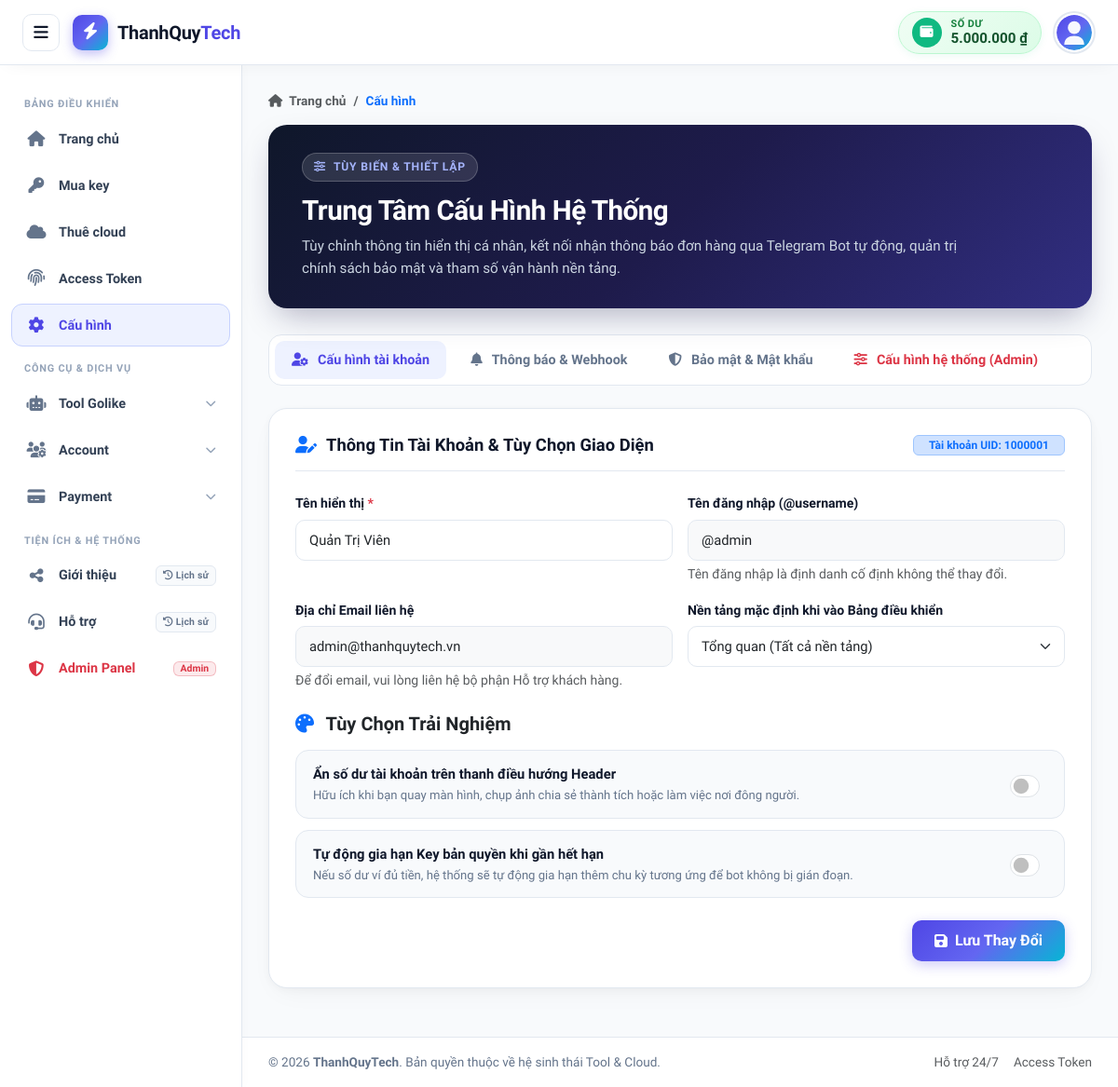
Before: /settings.php (signed in) with the older database file.
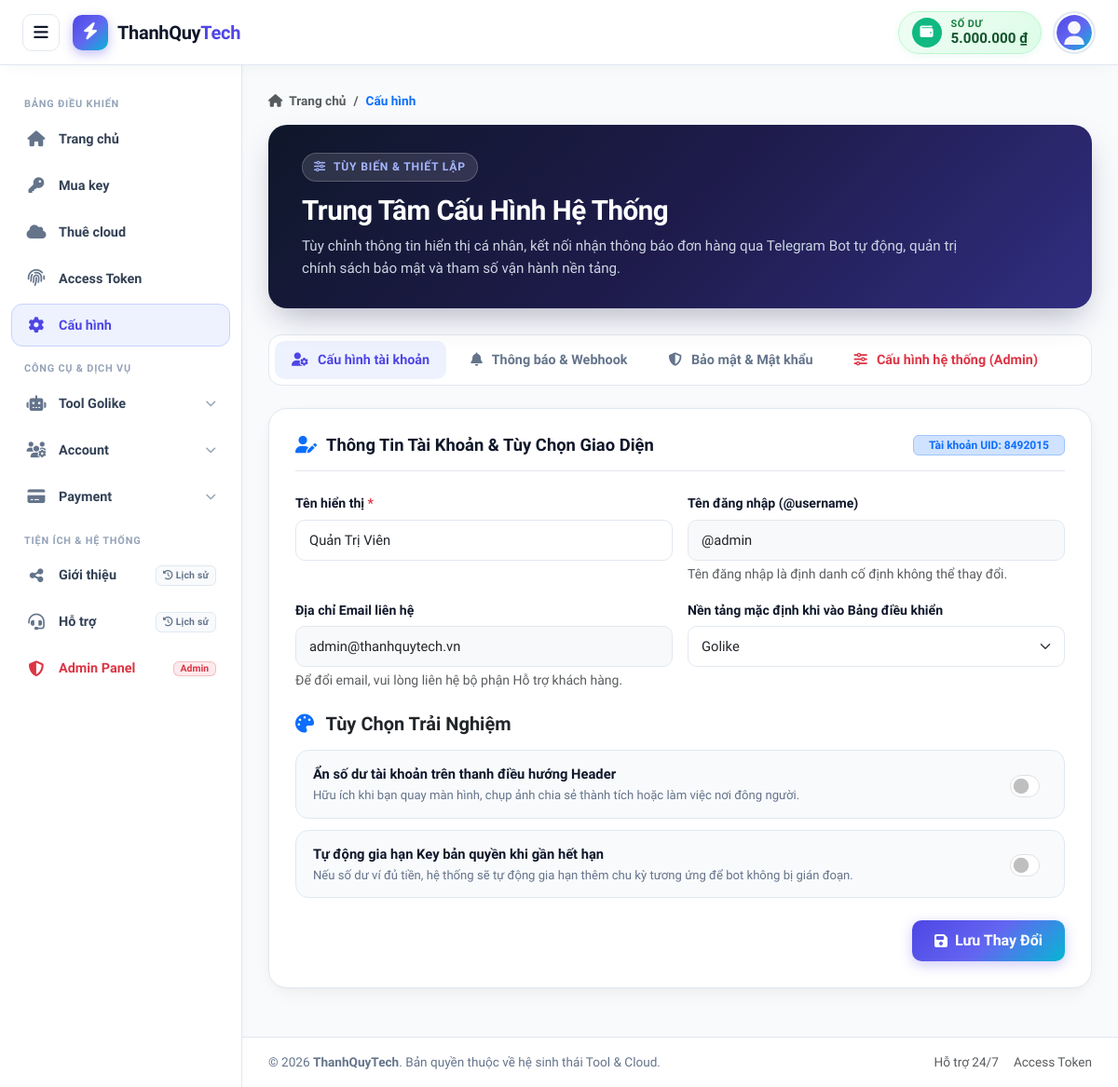
After: the same page with the newer database file.
### tables this page shows
CREATE TABLE IF NOT EXISTS `users` (
    `id` BIGINT UNSIGNED AUTO_INCREMENT PRIMARY KEY COMMENT 'Khóa chính tự tăng',
    `uid` INT UNSIGNED NOT NULL UNIQUE COMMENT 'Mã định danh riêng biệt (7 chữ số: 1000000 - 9999999)',
    `uuid` CHAR(36) NOT NULL UNIQUE COMMENT 'Định danh duy nhất chuẩn UUIDv7 liên kết giữa các bảng',
    `name` VARCHAR(100) NOT NULL COMMENT 'Tên hiển thị người dùng',
    `username` VARCHAR(50) NOT NULL UNIQUE COMMENT 'Tên đăng nhập (@tên)',
    `password` VARCHAR(255) NOT NULL COMMENT 'Mật khẩu mã hóa Hash + Salt + Stretching (BCRYPT / Argon2ID)',
    `email` VARCHAR(191) NOT NULL UNIQUE COMMENT 'Địa chỉ email duy nhất',
    `balance` DECIMAL(15, 2) NOT NULL DEFAULT 0.00 COMMENT 'Số dư tài khoản nạp vào (VND)',
    `avatar` VARCHAR(255) NOT NULL DEFAULT 'assets/images/default-avatar.svg' COMMENT 'Đường dẫn ảnh đại diện',
    `role` ENUM('Admin', 'Member') NOT NULL DEFAULT 'Member' COMMENT 'Vai trò người dùng trong hệ thống',
    `status` ENUM('Active', 'Inactive', 'Locked') NOT NULL DEFAULT 'Active' COMMENT 'Trạng thái hoạt động của tài khoản',
    `created_at` TIMESTAMP NOT NULL DEFAULT CURRENT_TIMESTAMP COMMENT 'Thời điểm tạo tài khoản',
    `updated_at` TIMESTAMP NOT NULL DEFAULT CURRENT_TIMESTAMP ON UPDATE CURRENT_TIMESTAMP COMMENT 'Thời điểm cập nhật gần nhất',
    
    INDEX `idx_users_uid` (`uid`),
    INDEX `idx_users_uuid` (`uuid`),
    INDEX `idx_users_username` (`username`),
    INDEX `idx_users_email` (`email`),
    INDEX `idx_users_status` (`status`)
);

### config/config.php (called while the page is built, shortened)
<?php
function format_currency($amount): string {
    return number_format((float)$amount, 0, ',', '.') . ' ₫';
}

### settings.php (the view, shortened to what the changed rows need)
<?php
require_once __DIR__ . '/config/config.php';
$stmt = $pdo->prepare("
    SELECT id, uid, uuid, name, username, email, balance, avatar, role, status, password, created_at, updated_at
    FROM users
    WHERE id = ?
    LIMIT 1
");
$stmt->execute([$_SESSION['user_id']]);
$user = $stmt->fetch();
$currentUser = $user;
try {
    $pdo->exec("
        CREATE TABLE IF NOT EXISTS `settings` (
            `id` BIGINT UNSIGNED AUTO_INCREMENT PRIMARY KEY,
            `user_uuid` CHAR(36) DEFAULT NULL,
            `setting_key` VARCHAR(100) NOT NULL,
            `setting_value` LONGTEXT DEFAULT NULL,
            `setting_group` VARCHAR(50) NOT NULL DEFAULT 'general',
            `description` VARCHAR(255) DEFAULT NULL,
            `created_at` TIMESTAMP NOT NULL DEFAULT CURRENT_TIMESTAMP,
            `updated_at` TIMESTAMP NOT NULL DEFAULT CURRENT_TIMESTAMP ON UPDATE CURRENT_TIMESTAMP,
            INDEX `idx_settings_user_uuid` (`user_uuid`),
            INDEX `idx_settings_key` (`setting_key`),
            INDEX `idx_settings_group` (`setting_group`),
            UNIQUE KEY `uq_user_setting_key` (`user_uuid`, `setting_key`)
        ) ENGINE=InnoDB DEFAULT CHARSET=utf8mb4 COLLATE=utf8mb4_unicode_ci;
    ");
} catch (Exception $e) {
}
$userSettings = [];
try {
    $stmtUserSet = $pdo->prepare("SELECT setting_key, setting_value FROM `settings` WHERE user_uuid = ?");
    $stmtUserSet->execute([$user['uuid']]);
    while ($row = $stmtUserSet->fetch()) {
        $userSettings[$row['setting_key']] = $row['setting_value'];
    }
} catch (Exception $e) {
}
$defaultPlatform = $userSettings['default_platform'] ?? 'all';
$hideBalance     = ($userSettings['hide_balance_header'] ?? '0') === '1';
$autoRenew       = ($userSettings['auto_renew_key'] ?? '0') === '1';
$activeTab = $_GET['tab'] ?? 'general';
?>
<!DOCTYPE html>
<html lang="vi">
<head>
    <link href="https://cdn.jsdelivr.net/npm/bootstrap@5.3.3/dist/css/bootstrap.min.css" rel="stylesheet">
    <link rel="stylesheet" href="https://cdnjs.cloudflare.com/ajax/libs/font-awesome/6.5.1/css/all.min.css">
</head>
<body>
    <header class="app-header">
        <div class="header-right">
            <a href="/payments/deposit" class="header-balance-card" title="Nạp tiền vào tài khoản">
                <div class="balance-text-group">
                    <span class="balance-title">Số dư</span>
                    <span class="balance-val"><?= !empty($hideBalance) ? '****** đ' : format_currency($currentUser['balance']) ?></span>
                </div>
            </a>
            <div class="user-profile-container" id="userDropdownContainer">
                <button type="button" class="user-profile-toggle" id="userProfileToggle" onclick="toggleUserPopup(event)" aria-expanded="false" title="<?= htmlspecialchars($currentUser['name']) ?>">
                    <img src="<?= htmlspecialchars($currentUser['avatar']) ?>"
                         alt="Avatar"
                         class="user-avatar-small"
                         onerror="this.onerror=null; this.src='assets/images/default-avatar.svg';">
                </button>
            </div>
        </div>
    </header>
    <main class="app-main">
        <div class="content-container">
            <div class="settings-hero">
                <div class="d-flex flex-column flex-md-row align-items-md-center justify-content-between gap-3">
                    <div>
                        <h1 class="hero-title">Trung Tâm Cấu Hình Hệ Thống</h1>
                    </div>
                </div>
            </div>
            <?php if ($activeTab === 'general'): ?>
            <div class="settings-card">
                <div class="card-header-clean">
                    <h2 class="card-title-clean">
                        <i class="fa-solid fa-user-pen text-primary"></i>
                        <span>Thông Tin Tài Khoản & Tùy Chọn Giao Diện</span>
                    </h2>
                    <span class="badge bg-primary-subtle text-primary border border-primary-subtle px-3 py-1">Tài khoản UID: <?= htmlspecialchars($user['uid']) ?></span>
                </div>
                <form action="settings.php?tab=general" method="POST">
                    <div class="row g-3 mb-4">
                        <div class="col-md-6">
                            <label for="name" class="form-label">Tên hiển thị <span class="text-danger">*</span></label>
                            <input type="text" class="form-control" id="name" name="name" value="<?= htmlspecialchars($user['name']) ?>" required>
                        </div>
                        <div class="col-md-6">
                            <label for="username" class="form-label">Tên đăng nhập (@username)</label>
                            <input type="text" class="form-control bg-light" id="username" value="<?= htmlspecialchars($user['username']) ?>" readonly disabled>
                            <div class="form-text text-muted">Tên đăng nhập là định danh cố định không thể thay đổi.</div>
                        </div>
                        <div class="col-md-6">
                            <label for="email" class="form-label">Địa chỉ Email liên hệ</label>
                            <input type="email" class="form-control bg-light" id="email" value="<?= htmlspecialchars($user['email']) ?>" readonly disabled>
                            <div class="form-text text-muted">Để đổi email, vui lòng liên hệ bộ phận Hỗ trợ khách hàng.</div>
                        </div>
                        <div class="col-md-6">
                            <label for="default_platform" class="form-label">Nền tảng mặc định khi vào Bảng điều khiển</label>
                            <select class="form-select" id="default_platform" name="default_platform">
                                <option value="all" <?= ($defaultPlatform === 'all') ? 'selected' : '' ?>>Tổng quan (Tất cả nền tảng)</option>
                                <option value="golike" <?= ($defaultPlatform === 'golike') ? 'selected' : '' ?>>Golike</option>
                            </select>
                        </div>
                    </div>
                    <h5 class="fw-bold text-dark mb-3 mt-4">
                        <i class="fa-solid fa-palette text-primary me-2"></i> Tùy Chọn Trải Nghiệm
                    </h5>
                    <div class="switch-container">
                        <div>
                            <div class="switch-title">Ẩn số dư tài khoản trên thanh điều hướng Header</div>
                            <p class="switch-desc">Hữu ích khi bạn quay màn hình, chụp ảnh chia sẻ thành tích hoặc làm việc nơi đông người.</p>
                        </div>
                        <div class="form-check form-switch m-0">
                            <input class="form-check-input" type="checkbox" name="hide_balance_header" id="switchHideBalance" <?= $hideBalance ? 'checked' : '' ?>>
                        </div>
                    </div>
                    <div class="switch-container">
                        <div>
                            <div class="switch-title">Tự động gia hạn Key bản quyền khi gần hết hạn</div>
                            <p class="switch-desc">Nếu số dư ví đủ tiền, hệ thống sẽ tự động gia hạn thêm chu kỳ tương ứng để bot không bị gián đoạn.</p>
                        </div>
                        <div class="form-check form-switch m-0">
                            <input class="form-check-input" type="checkbox" name="auto_renew_key" id="switchAutoRenew" <?= $autoRenew ? 'checked' : '' ?>>
                        </div>
                    </div>
                    <div class="text-end mt-4">
                        <button type="submit" class="btn-gradient-primary">
                            <i class="fa-solid fa-floppy-disk"></i> Lưu Thay Đổi
                        </button>
                    </div>
                </form>
            </div>
            <?php endif; ?>
        </div>
    </main>
</body>
</html>

Changed rows visible on the page:
changed users "Quản Trị Viên": uid "1000001" → "8492015"
Other visible differences:
form field default_platform: "Tổng quan (Tất cả nền tảng)" → "Golike"
